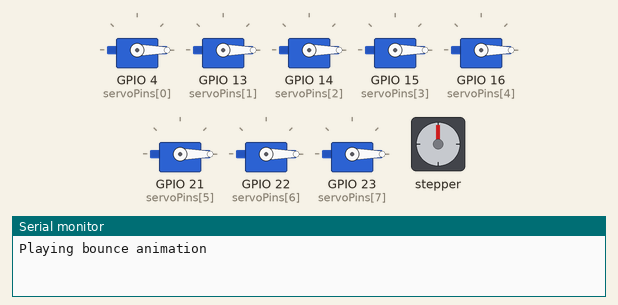
The sketch below on a simulated ESP32. Parts: 8 × servo, stepper motor, the last lines printed to the serial monitor. Random numbers use the default seed unless the sketch sets one; stepper angles assume 2048 steps per turn.

Above: at 0.35 s.
At 5.04 s:
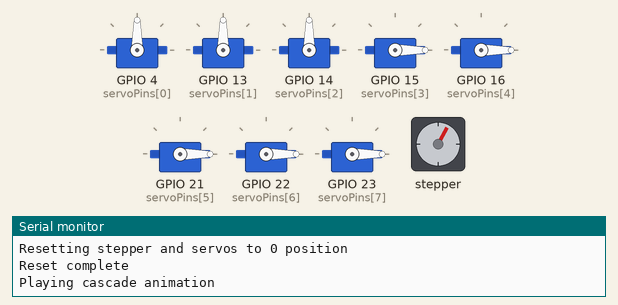
At 9.76 s:
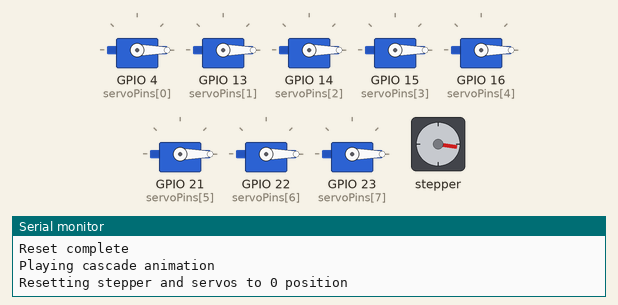
At 18.62 s:
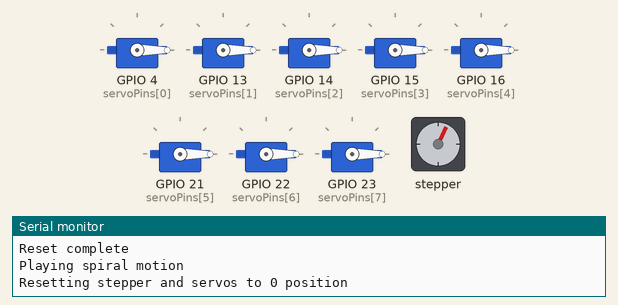
At 23.75 s:
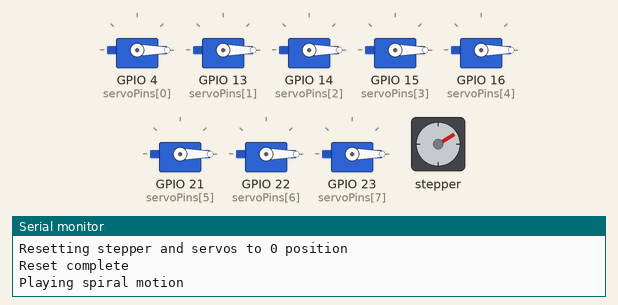
At 39.2 s:
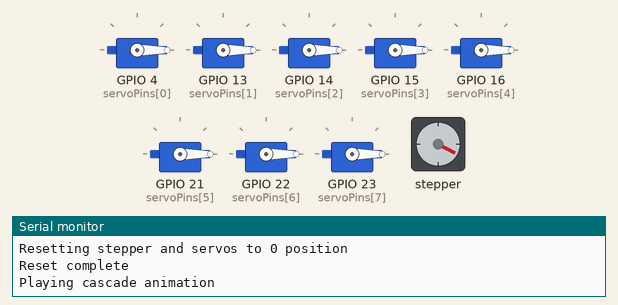
Timing chart, 0 to 40.0 s (numbered marks = the images above):
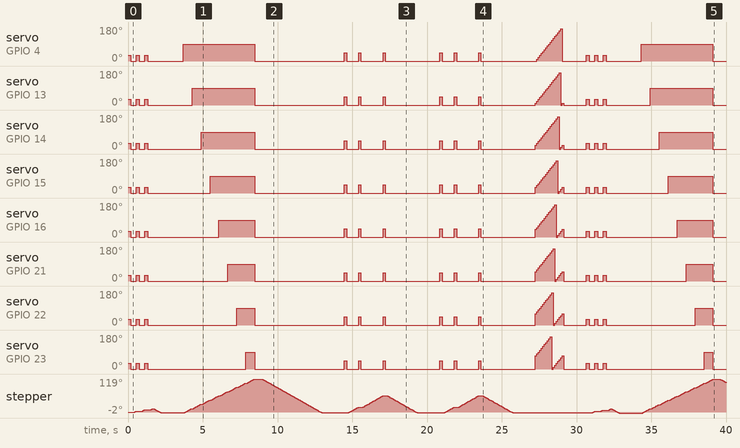

The sketch:

KineticArt.ino
```cpp
#include <Stepper.h>
#include <ESP32Servo.h>

// Setup
#define NUM_SERVOS 8
#define NUM_ANIMATIONS 5

// Create servo arrays
Servo servos[NUM_SERVOS];
int servoPins[NUM_SERVOS] = {4, 13, 14, 15, 16, 21, 22, 23};
int servoPositions[NUM_SERVOS] = {0, 0, 0, 0, 0, 0, 0, 0};

// Stepper Motor Settings
const int stepsPerRevolution = 2048;  // change this to fit the number of steps per revolution
#define IN1 19
#define IN2 18
#define IN3 5
#define IN4 17
Stepper myStepper(stepsPerRevolution, IN1, IN3, IN2, IN4);

int stepperPosition = 0;  // Track the current position of the stepper in degrees

// Init functions
void initStepper() {
    // Initialize stepper motor speed
    myStepper.setSpeed(5);
}

void initServos() {
    for (int i = 0; i < NUM_SERVOS; i++) {
        // Map pin to servo
        servos[i].attach(servoPins[i]);
        // Set initial position
        servos[i].write(servoPositions[i]);
    }
}

void setup() {
    Serial.begin(115200);
    initStepper();
    initServos();
}

// Basic control functions
int rotate(int degrees) {
    int steps = stepsPerRevolution * degrees / 360;
    myStepper.step(steps);
    stepperPosition = (stepperPosition + degrees) % 360;  // Update the stepper position and keep it within 0-359
    return 1;
}

int moveArm(int arm_idx, int degrees) {
    int new_angle = servoPositions[arm_idx] + degrees;
    // Check if we can do the rotation
    if (new_angle > 180 || new_angle < 0) {
        return -1;
    }
    servoPositions[arm_idx] = new_angle;
    servos[arm_idx].write(servoPositions[arm_idx]);
    return 1;
}

int moveAllArmsUp() {
    for (int i = 0; i < NUM_SERVOS; i++) {
        if (moveArm(i, 180 - servoPositions[i]) < 0) {
            return -1;
        }
    }
    return 1;
}

int moveAllArmsDown() {
    for (int i = 0; i < NUM_SERVOS; i++) {
        if (moveArm(i, -servoPositions[i]) < 0) {
            return -1;
        }
    }
    return 1;
}

// Reset function
void reset() {
    Serial.println("Resetting stepper and servos to 0 position");
    rotate(-stepperPosition);

    for (int i = 0; i < NUM_SERVOS; i++) {
        moveArm(i, -servoPositions[i]);
    }

    Serial.println("Reset complete");
    delay(500);
}

// Animations
void wave(int amplitude, int speed) {
    for (int angle = 0; angle <= amplitude; angle += speed) {
        for (int i = 0; i < NUM_SERVOS; i++) {
            int waveAngle = angle + (i * speed);
            waveAngle = waveAngle % 180;
            moveArm(i, waveAngle - servoPositions[i]);
        }
        delay(100);
    }
}

void sequential(int stepAngle, int liftAngle) {
    for (int i = 0; i < NUM_SERVOS; i++) {
        rotate(stepAngle);
        if (moveArm(i, liftAngle) < 0) {
            continue;
        }
        delay(200);
        moveArm(i, -liftAngle);
    }
}

void bounce(int bounceAngle, int stepAngle) {
    for (int b = 0; b < 3; b++) {
        for (int i = 0; i < NUM_SERVOS; i++) {
            if (moveArm(i, bounceAngle) < 0) {
                continue;
            }
        }
        delay(200);

        for (int i = 0; i < NUM_SERVOS; i++) {
            moveArm(i, -bounceAngle);
        }
        delay(200);

        rotate(stepAngle);
    }
}

void spiral(int maxStepAngle, int sweepAngle) {
    for (int angle = 0; angle < maxStepAngle; angle += 20) {
        rotate(angle);

        for (int i = 0; i < NUM_SERVOS; i++) {
            if (moveArm(i, sweepAngle - servoPositions[i]) < 0) {
                continue;
            }
        }
        delay(150);

        for (int i = 0; i < NUM_SERVOS; i++) {
            moveArm(i, -sweepAngle);
        }
        delay(150);
    }
}

void cascade(int cascadeAngle, int stepAngle) {
    for (int i = 0; i < NUM_SERVOS; i++) {
        if (moveArm(i, cascadeAngle - servoPositions[i]) < 0) {
            continue;
        }
        delay(100);
        rotate(stepAngle);
    }

    for (int i = 0; i < NUM_SERVOS; i++) {
        moveArm(i, -cascadeAngle);
    }
    delay(500);
}

void loop() {
    int animationIndex = random(0, NUM_ANIMATIONS);
    switch (animationIndex) {
        case 0:
            Serial.println("Playing wave motion");
            wave(180, 10);
            break;
        case 1:
            Serial.println("Playing sequential motion");
            sequential(10, 30);
            break;
        case 2:
            Serial.println("Playing bounce animation");
            bounce(30, 5);
            break;
        case 3:
            Serial.println("Playing spiral motion");
            spiral(60, 45);
            break;
        case 4:
            Serial.println("Playing cascade animation");
            cascade(90, 15);
            break;
    }

    reset();
    delay(1000);
}
```

Measured:
- by itself, servo on GPIO 4 (servoPins[0]): 30° → 0° at 0.20 s, → 30° 0.36 s later, → 0° 0.20 s later, → 30° 0.36 s later, … (45 changes in this stretch)
- by itself, servo on GPIO 13 (servoPins[1]): 30° → 0° at 0.20 s, → 30° 0.36 s later, → 0° 0.20 s later, → 30° 0.36 s later, … (47 changes in this stretch)
